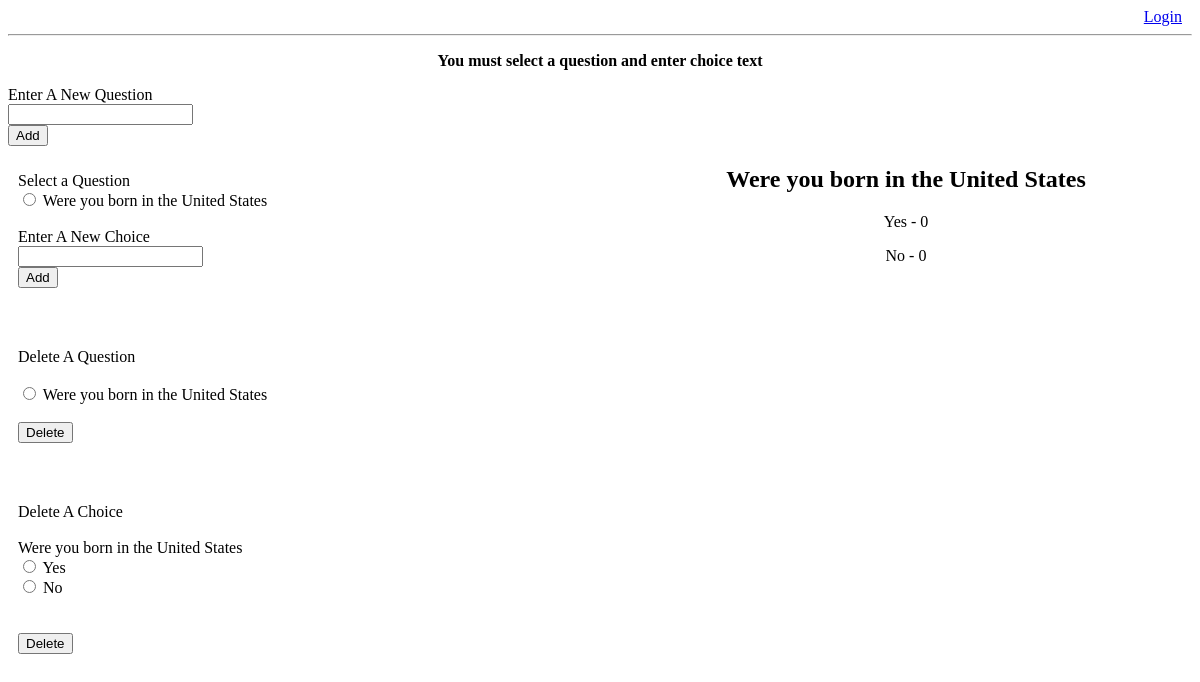
Screenshot of /questions/add_choice/ with the database file from the repository.
### questions/models.py (models this page shows)
class Question(models.Model):
    question_text = models.CharField(max_length=200)
    has_voted_on = models.BooleanField(default=False)
    def __str__(self):
        return self.question_text

class Choice(models.Model):
    question = models.ForeignKey(Question, on_delete=models.CASCADE)
    choice_text = models.CharField(max_length=200)
    votes = models.IntegerField(default=0)
    def __str__(self):
        return self.choice_text

### questions/views.py (the view)
def addChoice(request):
	try:
		question = Question.objects.get(pk=request.POST['question'])
		Choice.objects.create(question=question, choice_text=request.POST['choice'])
	except:
		question_list = Question.objects.all()
		choices = Choice.objects.all()
		context = {'questions': question_list, 'choices': choices, 'error_message': 'You must select a question and enter choice text'}
		return render(request, 'adminPage.html', context)
	return redirect('adminPage')

### questions/templates/adminPage.html (shortened to what this page needs)
{% extends 'base.html' %}
{% load static %}
{% block content %}
<link rel="stylesheet" type="text/css" href="{% static 'questions/style.css' %}" />
{% if error_message %}<p class='center'><strong>{{ error_message }}</strong></p>{% endif %}
<form action="/questions/add_question/" method="post" >
    <label>Enter A New Question</label><br>
    <input type="text" name="question">
    <br />
    <input type="submit" value="Add" />
</form>
{% if questions %}
<form action="/questions/add_choice/" method="post" class='adminForm'>
   <label>Select a Question</label><br>
   {% for question in questions %}
        <input type="radio" name="question" id="choice{{ forloop.counter }}" value="{{ question.id }}" />
        <label for="choice{{ forloop.counter }}">{{ question }}</label><br>
    {% endfor %}
    <br>
    <label>Enter A New Choice</label><br>
    <input type="text" name="choice">
    <br />
    <input type="submit" value="Add" />
</form>
<form action="/questions/delete_question/" method="post" class='adminForm'>
    <label>Delete A Question</label><br><br>
    {% for question in questions %}
        <input type="radio" name="question" id="choice{{ forloop.counter }}" value="{{ question.id }}" />
        <label for="choice{{ forloop.counter }}">{{ question }}</label><br />
    {% endfor %}
    <br />
    <input type="submit" value="Delete" />
</form>
<form action="/questions/delete_choice/" method="post" class='adminForm'>
   <label>Delete A Choice</label><br><br>
   {% for question in questions %}
        <label >{{ question }}</label><br>
        {% for choice in question.choice_set.all %}
            <input type="radio" name="choice" id="choice{{ forloop.counter }}" value="{{ choice.id }}" />
            <label for="choice{{ forloop.counter }}">{{ choice.choice_text }}</label><br>
        {% endfor %}<br>
    {% endfor %}
    <br>
    <input type="submit" value="Delete" />
</form>
    {% for question in questions %}
        <h2 class='center'>{{question}}</h2>
        {% for choice in choices %}
            {% if choice.question == question %}
                <ul class='center'>{{choice}} - {{choice.votes}}</ul>
            {% endif %}
        {% endfor %}
    {% endfor %}
{% else %}
    <h2 class='right'>There are currently no questions created.</h2>
{% endif %}
{% endblock %}

### questions/static/questions/style.css (style rules this page uses)
.center { text-align: center; }
.adminForm { margin-bottom: 40px; padding: 10px; width: 50%; float: left; }

### rows the page displays
Question: question_text "Were you born in the United States"
Choice: choice_text "Yes", votes "0"
Choice: choice_text "No", votes "0"

### other values shown
{{ error_message }} "You must select a question and enter choice text"
